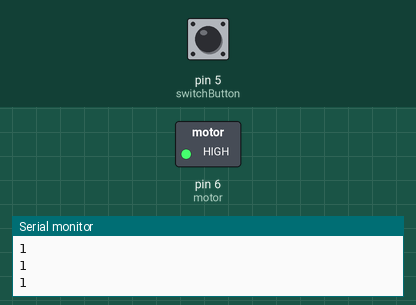
Simulated run of this sketch. Board: Arduino Uno, built with avr-gcc and run on an emulated ATmega328P. Shown: switched loads named in the sketch (green lamp = pin HIGH), the last lines printed to the serial monitor. The inputs (shaded band) are chosen by the test bench; at power-on: pin 5 (switchButton) HIGH.

Above: at 1.8 s.
1.9 s: pin 5 (switchButton) pulled LOW for 0.6 s
At 2.4 s:
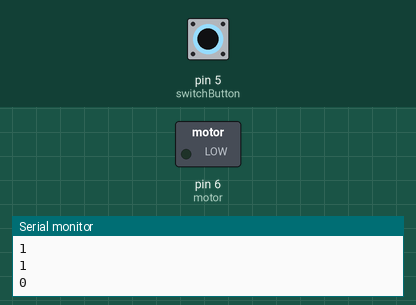
4.0 s: pin 5 (switchButton) pulled LOW for 3.2 s
At 8.6 s:
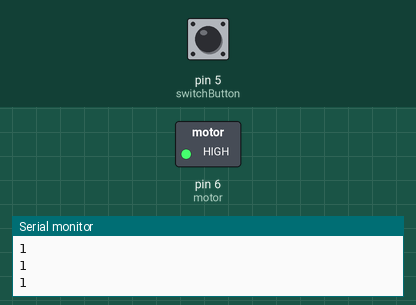
Timing chart, 0 to 10.1 s (numbered marks = the images above; inputs shaded):
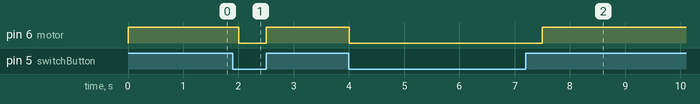

Measured:
- after the input at 1.9 s, pin 6 (motor): HIGH → LOW after 0.10 s, → HIGH 0.50 s later
- after the input at 4.0 s, pin 6 (motor): HIGH → LOW at once, → HIGH 3.5 s later

The sketch:

pr9.ino
```cpp
int count = 0;
int motor = 6;
int switchButton = 5;

void setup() {
  // put your setup code here, to run once:
  Serial.begin(9600);
  pinMode(motor, OUTPUT);
  pinMode(switchButton, INPUT);
}

void loop() {
  // put your main code here, to run repeatedly:
  count = digitalRead(switchButton);
  Serial.println(count);
  if (count == 0) {
    digitalWrite(motor, LOW);
  }
  if (count == 1) {
    digitalWrite(motor, HIGH);
  }
  delay(500);
}
```
